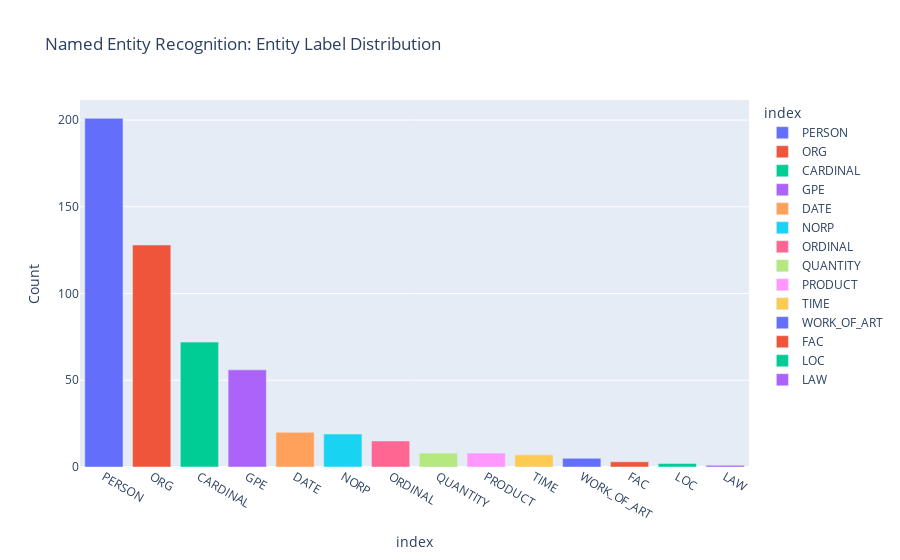
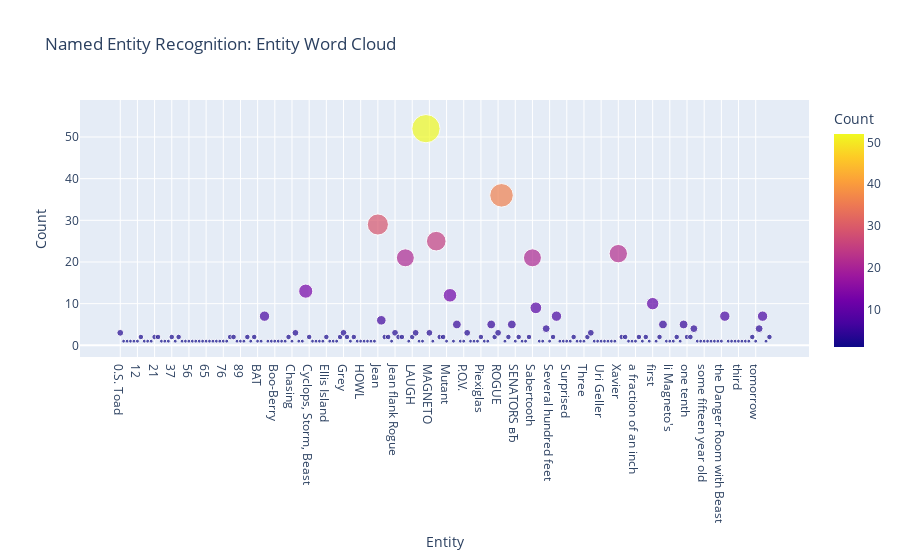

The code cell stored with these charts, in order, in its notebook:
### Code cell
perform_ner_and_plot(df)

### Figure 1 — Plotly figure (JSON) as saved in the notebook; plotly's stock layout.template omitted (floating-point values rounded to 4 significant figures)
{"data": [{"alignmentgroup": "True", "hovertemplate": "index=%{x}<br>Count=%{y}<extra></extra>", "legendgroup": "PERSON", "marker": {"color": "#636efa", "pattern": {"shape": ""}}, "name": "PERSON", "offsetgroup": "PERSON", "orientation": "v", "showlegend": true, "textposition": "auto", "type": "bar", "x": ["PERSON"], "xaxis": "x", "y": [201], "yaxis": "y"}, {"alignmentgroup": "True", "hovertemplate": "index=%{x}<br>Count=%{y}<extra></extra>", "legendgroup": "ORG", "marker": {"color": "#EF553B", "pattern": {"shape": ""}}, "name": "ORG", "offsetgroup": "ORG", "orientation": "v", "showlegend": true, "textposition": "auto", "type": "bar", "x": ["ORG"], "xaxis": "x", "y": [128], "yaxis": "y"}, {"alignmentgroup": "True", "hovertemplate": "index=%{x}<br>Count=%{y}<extra></extra>", "legendgroup": "CARDINAL", "marker": {"color": "#00cc96", "pattern": {"shape": ""}}, "name": "CARDINAL", "offsetgroup": "CARDINAL", "orientation": "v", "showlegend": true, "textposition": "auto", "type": "bar", "x": ["CARDINAL"], "xaxis": "x", "y": [72], "yaxis": "y"}, {"alignmentgroup": "True", "hovertemplate": "index=%{x}<br>Count=%{y}<extra></extra>", "legendgroup": "GPE", "marker": {"color": "#ab63fa", "pattern": {"shape": ""}}, "name": "GPE", "offsetgroup": "GPE", "orientation": "v", "showlegend": true, "textposition": "auto", "type": "bar", "x": ["GPE"], "xaxis": "x", "y": [56], "yaxis": "y"}, {"alignmentgroup": "True", "hovertemplate": "index=%{x}<br>Count=%{y}<extra></extra>", "legendgroup": "DATE", "marker": {"color": "#FFA15A", "pattern": {"shape": ""}}, "name": "DATE", "offsetgroup": "DATE", "orientation": "v", "showlegend": true, "textposition": "auto", "type": "bar", "x": ["DATE"], "xaxis": "x", "y": [20], "yaxis": "y"}, {"alignmentgroup": "True", "hovertemplate": "index=%{x}<br>Count=%{y}<extra></extra>", "legendgroup": "NORP", "marker": {"color": "#19d3f3", "pattern": {"shape": ""}}, "name": "NORP", "offsetgroup": "NORP", "orientation": "v", "showlegend": true, "textposition": "auto", "type": "bar", "x": ["NORP"], "xaxis": "x", "y": [19], "yaxis": "y"}, {"alignmentgroup": "True", "hovertemplate": "index=%{x}<br>Count=%{y}<extra></extra>", "legendgroup": "ORDINAL", "marker": {"color": "#FF6692", "pattern": {"shape": ""}}, "name": "ORDINAL", "offsetgroup": "ORDINAL", "orientation": "v", "showlegend": true, "textposition": "auto", "type": "bar", "x": ["ORDINAL"], "xaxis": "x", "y": [15], "yaxis": "y"}, {"alignmentgroup": "True", "hovertemplate": "index=%{x}<br>Count=%{y}<extra></extra>", "legendgroup": "QUANTITY", "marker": {"color": "#B6E880", "pattern": {"shape": ""}}, "name": "QUANTITY", "offsetgroup": "QUANTITY", "orientation": "v", "showlegend": true, "textposition": "auto", "type": "bar", "x": ["QUANTITY"], "xaxis": "x", "y": [8], "yaxis": "y"}, {"alignmentgroup": "True", "hovertemplate": "index=%{x}<br>Count=%{y}<extra></extra>", "legendgroup": "PRODUCT", "marker": {"color": "#FF97FF", "pattern": {"shape": ""}}, "name": "PRODUCT", "offsetgroup": "PRODUCT", "orientation": "v", "showlegend": true, "textposition": "auto", "type": "bar", "x": ["PRODUCT"], "xaxis": "x", "y": [8], "yaxis": "y"}, {"alignmentgroup": "True", "hovertemplate": "index=%{x}<br>Count=%{y}<extra></extra>", "legendgroup": "TIME", "marker": {"color": "#FECB52", "pattern": {"shape": ""}}, "name": "TIME", "offsetgroup": "TIME", "orientation": "v", "showlegend": true, "textposition": "auto", "type": "bar", "x": ["TIME"], "xaxis": "x", "y": [7], "yaxis": "y"}, {"alignmentgroup": "True", "hovertemplate": "index=%{x}<br>Count=%{y}<extra></extra>", "legendgroup": "WORK_OF_ART", "marker": {"color": "#636efa", "pattern": {"shape": ""}}, "name": "WORK_OF_ART", "offsetgroup": "WORK_OF_ART", "orientation": "v", "showlegend": true, "textposition": "auto", "type": "bar", "x": ["WORK_OF_ART"], "xaxis": "x", "y": [5], "yaxis": "y"}, {"alignmentgroup": "True", "hovertemplate": "index=%{x}<br>Count=%{y}<extra></extra>", "legendgroup": "FAC", "marker": {"color": "#EF553B", "pattern": {"shape": ""}}, "name": "FAC", "offsetgroup": "FAC", "orientation": "v", "showlegend": true, "textposition": "auto", "type": "bar", "x": ["FAC"], "xaxis": "x", "y": [3], "yaxis": "y"}, {"alignmentgroup": "True", "hovertemplate": "index=%{x}<br>Count=%{y}<extra></extra>", "legendgroup": "LOC", "marker": {"color": "#00cc96", "pattern": {"shape": ""}}, "name": "LOC", "offsetgroup": "LOC", "orientation": "v", "showlegend": true, "textposition": "auto", "type": "bar", "x": ["LOC"], "xaxis": "x", "y": [2], "yaxis": "y"}, {"alignmentgroup": "True", "hovertemplate": "index=%{x}<br>Count=%{y}<extra></extra>", "legendgroup": "LAW", "marker": {"color": "#ab63fa", "pattern": {"shape": ""}}, "name": "LAW", "offsetgroup": "LAW", "orientation": "v", "showlegend": true, "textposition": "auto", "type": "bar", "x": ["LAW"], "xaxis": "x", "y": [1], "yaxis": "y"}], "layout": {"barmode": "relative", "legend": {"title": {"text": "index"}, "tracegroupgap": 0}, "title": {"text": "Named Entity Recognition: Entity Label Distribution"}, "xaxis": {"anchor": "y", "categoryarray": ["PERSON", "ORG", "CARDINAL", "GPE", "DATE", "NORP", "ORDINAL", "QUANTITY", "PRODUCT", "TIME", "WORK_OF_ART", "FAC", "LOC", "LAW"], "categoryorder": "array", "domain": [0, 1], "title": {"text": "index"}}, "yaxis": {"anchor": "x", "domain": [0, 1], "title": {"text": "Count"}}}}

### Figure 2 — Plotly figure (JSON) as saved in the notebook; plotly's stock layout.template omitted (floating-point values rounded to 4 significant figures; data arrays with more than 128 entries replaced by an {"elided": "..."} marker saying what was removed)
{"data": [{"hovertemplate": "Entity=%{x}<br>Count=%{marker.color}<extra></extra>", "legendgroup": "", "marker": {"color": {"elided": "190 int values"}, "coloraxis": "coloraxis", "size": {"elided": "190 int values"}, "sizemode": "area", "sizeref": 0.13, "symbol": "circle"}, "mode": "markers", "name": "", "orientation": "v", "showlegend": false, "type": "scatter", "x": {"elided": "190 str values"}, "xaxis": "x", "y": {"elided": "190 int values"}, "yaxis": "y"}], "layout": {"coloraxis": {"colorbar": {"title": {"text": "Count"}}, "colorscale": [[0, "#0d0887"], [0.1111, "#46039f"], [0.2222, "#7201a8"], [0.3333, "#9c179e"], [0.4444, "#bd3786"], [0.5556, "#d8576b"], [0.6667, "#ed7953"], [0.7778, "#fb9f3a"], [0.8889, "#fdca26"], [1, "#f0f921"]]}, "legend": {"itemsizing": "constant", "tracegroupgap": 0}, "title": {"text": "Named Entity Recognition: Entity Word Cloud"}, "xaxis": {"anchor": "y", "domain": [0, 1], "title": {"text": "Entity"}}, "yaxis": {"anchor": "x", "domain": [0, 1], "title": {"text": "Count"}}}}
